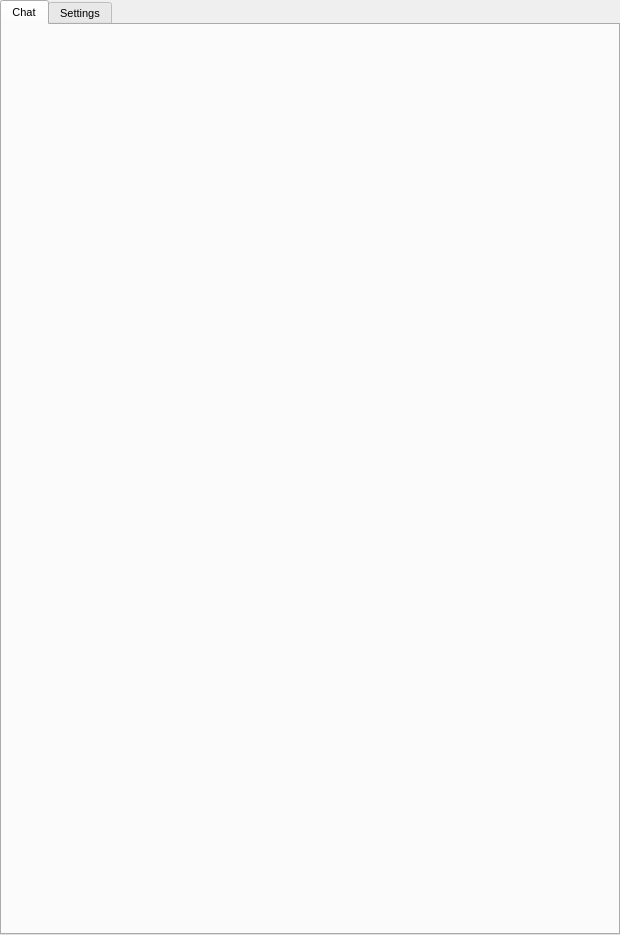
<?xml version="1.0" encoding="UTF-8"?>
<ui version="4.0">
 <class>generator_form</class>
 <widget class="QWidget" name="generator_form">
  <property name="geometry">
   <rect>
    <x>0</x>
    <y>0</y>
    <width>620</width>
    <height>935</height>
   </rect>
  </property>
  <property name="font">
   <font>
    <pointsize>8</pointsize>
   </font>
  </property>
  <property name="cursor">
   <cursorShape>PointingHandCursor</cursorShape>
  </property>
  <property name="windowTitle">
   <string>Form</string>
  </property>
  <layout class="QGridLayout" name="gridLayout_4">
   <property name="leftMargin">
    <number>0</number>
   </property>
   <property name="topMargin">
    <number>0</number>
   </property>
   <property name="rightMargin">
    <number>0</number>
   </property>
   <property name="bottomMargin">
    <number>0</number>
   </property>
   <property name="spacing">
    <number>0</number>
   </property>
   <item row="0" column="0">
    <widget class="QTabWidget" name="generator_form_tabs">
     <property name="currentIndex">
      <number>0</number>
     </property>
     <property name="tabsClosable">
      <bool>false</bool>
     </property>
     <property name="movable">
      <bool>false</bool>
     </property>
     <widget class="QWidget" name="tab_2">
      <attribute name="title">
       <string>Chat</string>
      </attribute>
      <layout class="QGridLayout" name="gridLayout_5">
       <property name="leftMargin">
        <number>0</number>
       </property>
       <property name="topMargin">
        <number>0</number>
       </property>
       <property name="rightMargin">
        <number>0</number>
       </property>
       <property name="bottomMargin">
        <number>0</number>
       </property>
       <item row="0" column="0">
        <layout class="QGridLayout" name="gridLayout_7">
         <property name="horizontalSpacing">
          <number>0</number>
         </property>
         <property name="verticalSpacing">
          <number>10</number>
         </property>
         <item row="0" column="0">
          <widget class="ChatPromptWidget" name="chat_prompt_widget" native="true"/>
         </item>
        </layout>
       </item>
      </layout>
     </widget>
     <widget class="QWidget" name="tab">
      <attribute name="title">
       <string>Settings</string>
      </attribute>
      <layout class="QGridLayout" name="gridLayout">
       <item row="0" column="0">
        <widget class="LLMSettingsWidget" name="llm_settings" native="true"/>
       </item>
      </layout>
     </widget>
    </widget>
   </item>
  </layout>
 </widget>
 <customwidgets>
  <customwidget>
   <class>LLMSettingsWidget</class>
   <extends>QWidget</extends>
   <header>airunner/components/llm/gui/widgets/llm_settings_widget</header>
   <container>1</container>
  </customwidget>
  <customwidget>
   <class>ChatPromptWidget</class>
   <extends>QWidget</extends>
   <header>airunner/components/chat/gui/widgets/chat_prompt_widget</header>
   <container>1</container>
  </customwidget>
 </customwidgets>
 <tabstops>
  <tabstop>generator_form_tabs</tabstop>
 </tabstops>
 <resources/>
 <connections/>
 <slots>
  <slot>handle_prompt_changed()</slot>
  <slot>handle_negative_prompt_changed()</slot>
  <slot>handle_model_changed(QString)</slot>
  <slot>handle_scheduler_changed(QString)</slot>
  <slot>toggle_variation(bool)</slot>
  <slot>handle_generate_button_clicked()</slot>
  <slot>handle_interrupt_button_clicked()</slot>
  <slot>action_clicked_button_save_prompts()</slot>
  <slot>save_settings()</slot>
  <slot>handle_pipeline_changed(QString)</slot>
  <slot>handle_version_changed(QString)</slot>
  <slot>handle_image_presets_changed(QString)</slot>
  <slot>handle_second_prompt_changed()</slot>
  <slot>handle_second_negative_prompt_changed()</slot>
  <slot>handle_quality_effects_changed(QString)</slot>
  <slot>past_conversations_clicked()</slot>
 </slots>
</ui>
